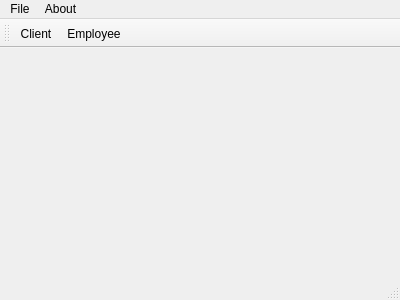
<?xml version="1.0" encoding="UTF-8"?>
<ui version="4.0">
 <class>MainWindow</class>
 <widget class="QMainWindow" name="MainWindow">
  <property name="geometry">
   <rect>
    <x>0</x>
    <y>0</y>
    <width>400</width>
    <height>300</height>
   </rect>
  </property>
  <property name="windowTitle">
   <string>MainWindow</string>
  </property>
  <widget class="QWidget" name="centralWidget"/>
  <widget class="QMenuBar" name="menuBar">
   <property name="geometry">
    <rect>
     <x>0</x>
     <y>0</y>
     <width>400</width>
     <height>22</height>
    </rect>
   </property>
   <widget class="QMenu" name="menuFichi">
    <property name="title">
     <string>File</string>
    </property>
    <widget class="QMenu" name="menuAdd">
     <property name="title">
      <string>Add</string>
     </property>
     <addaction name="actionClient"/>
     <addaction name="actionEmployees"/>
    </widget>
    <addaction name="menuAdd"/>
    <addaction name="separator"/>
    <addaction name="actionExit"/>
    <addaction name="separator"/>
   </widget>
   <widget class="QMenu" name="menu">
    <property name="title">
     <string>About</string>
    </property>
   </widget>
   <addaction name="menuFichi"/>
   <addaction name="menu"/>
  </widget>
  <widget class="QToolBar" name="mainToolBar">
   <property name="mouseTracking">
    <bool>true</bool>
   </property>
   <property name="tabletTracking">
    <bool>true</bool>
   </property>
   <attribute name="toolBarArea">
    <enum>TopToolBarArea</enum>
   </attribute>
   <attribute name="toolBarBreak">
    <bool>false</bool>
   </attribute>
   <addaction name="actionClient"/>
   <addaction name="actionEmployees"/>
  </widget>
  <widget class="QStatusBar" name="statusBar"/>
  <action name="actionExit">
   <property name="text">
    <string>Exit</string>
   </property>
  </action>
  <action name="actionClient">
   <property name="icon">
    <iconset resource="tpqt.qrc">
     <normaloff>:/icon/client.png</normaloff>:/icon/client.png</iconset>
   </property>
   <property name="text">
    <string>Client</string>
   </property>
  </action>
  <action name="actionEmployees">
   <property name="icon">
    <iconset resource="tpqt.qrc">
     <normaloff>:/icon/user.png</normaloff>:/icon/user.png</iconset>
   </property>
   <property name="text">
    <string>Employee</string>
   </property>
  </action>
 </widget>
 <layoutdefault spacing="6" margin="11"/>
 <resources>
  <include location="tpqt.qrc"/>
 </resources>
 <connections/>
</ui>
